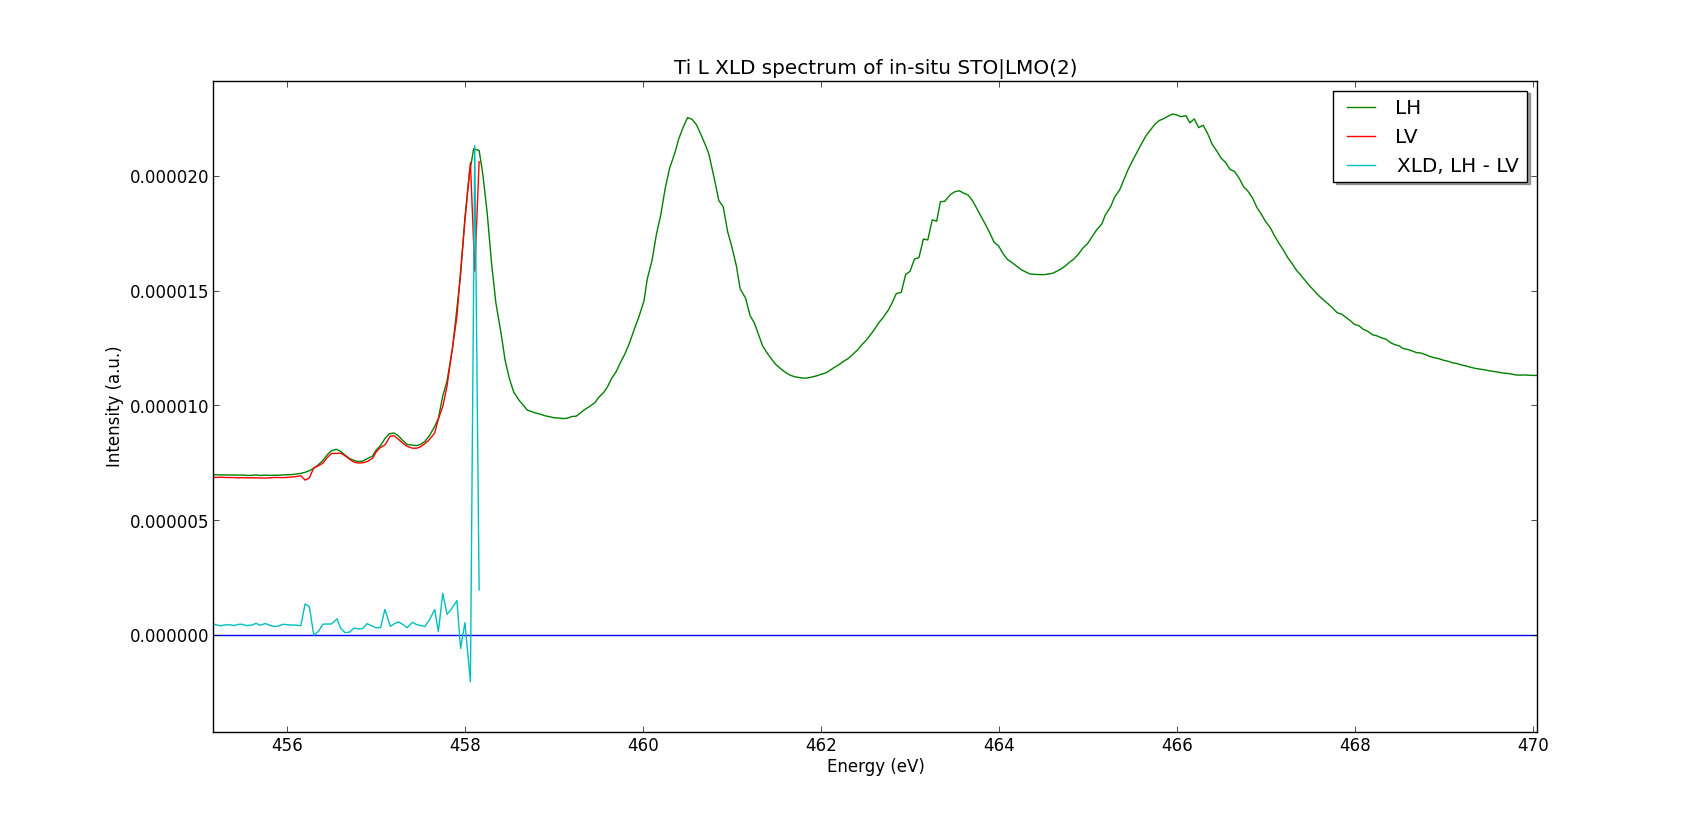

The script that drew this image:
"""
Script to analyse XLD and XMCD spectra
"""
import matplotlib.lines as mlines
import matplotlib.pyplot as plt
import numpy as np
import math
import copy
import random
import h5py
import copy
from scipy import interpolate

smooth = .001
FILE_LH = "../../Data/i09-75667.nxs"
FILE_LV = "../../Data/i09-75668.nxs"

import csv
def save(energies, spectrum, ext):
    name = 'LMO2TiLin'
    with open('csv/'+name+'-'+ext+'.csv', 'wb') as f:
        writer = csv.writer(f)
        writer.writerow(('energy','intensity'))
        for n, s in enumerate(spectrum):
            writer.writerow((energies[n], s))
        f.close()

def getBackground(energies, spectrum):

    last = len(energies)
    points = [1, 110, 170, 240, 278, 405, 444]
    B = 1
    answ = "n"

    # Substracting pre-edge
    minimum = min(spectrum[points[0]:points[1]])
    spectrum = [s-minimum for s in spectrum]

    # Simulating step-function
    step = []
    start = spectrum[points[1]]
    mid = spectrum[points[3]]
    end = spectrum[points[5]]
    diff1 = mid - start
    diff2 = end - mid
    for e in energies:
        # fermi-dirac distribution-like normalisation function
        n = diff1/(math.exp((energies[points[2]]-e)/B)+1)
        m = diff2/(math.exp((energies[points[4]]-e)/B)+1)
        step.append(n+m)
    fitspect = [s - step[n] for n, s in enumerate(spectrum)]

##    while answ == "n":
##        plt.plot(energies, spectrum)
##        plt.plot(energies, [s+start for s in step])
##        for p in points:
##            plt.axvline(energies[p], color='k', linestyle='solid')
##        plt.show()
##            
##        answ = raw_input("Are the lines placed correctly? y/n: ")
##        while answ != "n" and answ != "y":
##            answ = raw_input("Use 'y' or 'n'. Are the lines correct?: ")
##
##        if answ == "y": break
##        print "Previous lines were places at ",points
##        for n, p in enumerate(points):
##            try: points[n] = int(raw_input("Line "+str(n+1)+" to: "))
##            except:
##                print "Invalid syntax"
##                points[n] = int(raw_input("Line "+str(n+1)+" to: "))
##        print points

    # Fitting 4th order polynomial to bg without step
    bg = range(points[0],points[1]) + [points[3]] + range(points[5],points[6])
    x, y = [energies[n] for n in bg], [fitspect[n] for n in bg]
    a, b, c, d, e =  np.polyfit(x, y, 4)
    norm = [a*i**4 + b*i**3 + c*i**2 + d*i + e for i in energies]
    spectNorm = [s-norm[n]+step[n] for n, s in enumerate(fitspect)]
    
    return norm, spectNorm

if __name__ == '__main__':
    print "Gathering measurements data"
    
    with h5py.File(FILE_LH, 'r') as f:
        energies = f["/entry1/instrument/pathgroup/pgmenergy"]
        
        spectrum = f["/entry1/smpmamp39/smpmiamp39"]
        i_0 = f["/entry1/sm5amp8/sm5amp8"]

        LHEnergies = [e for e in energies[2:-2]]
        LHSpectrum = [s/(i_0[n]*100000) for n, s in enumerate(spectrum[2:-2])]

    with h5py.File(FILE_LV, 'r') as f:
        energies = f["/entry1/instrument/pathgroup/pgmenergy"]
        
        spectrum = f["/entry1/smpmamp39/smpmiamp39"]
        i_0 = f["/entry1/sm5amp8/sm5amp8"]

        LVEnergies = [e for e in energies[2:-2]]
        LVSpectrum = [s/(i_0[n]*100000) for n, s in enumerate(spectrum[2:-2])]

    energies = np.linspace(LHEnergies[0], LHEnergies[-1], num=len(LHEnergies)*5, endpoint=True)

    print "============"
    print "First background"
    print "============"
    LHSpectrum_norm = LHSpectrum
##    LHNorm, LHSpectrum_norm = getBackground(LHEnergies, LHSpectrum)
##    splineRep = interpolate.splrep(LHEnergies, LHSpectrum_norm, s=smooth)
##    LHSpectrum_norm = interpolate.splev(energies, splineRep, der=0)
    print "============"
    print "Second background"
    print "============"
    LVSpectrum_norm = LVSpectrum
##    LVNorm, LVSpectrum_norm = getBackground(LVEnergies, LVSpectrum)
##    splineRep = interpolate.splrep(LVEnergies, LVSpectrum_norm, s=smooth)
##    LVSpectrum_norm = interpolate.splev(energies, splineRep, der=0)

    # Make XMCD
    XLD = [(LHSpectrum_norm[n]-s)*4 for n, s in enumerate(LVSpectrum_norm)]

    # Save data to CSV
    spectra = [LHSpectrum_norm, LVSpectrum_norm, XLD]
    for n, s in enumerate(spectra):
        save(LHEnergies, s, str(n+1))

    # Plot data
    plt.plot(LHEnergies, [0 for e in LHEnergies])
##    plt.plot(LVEnergies, LHSpectrum)
##    plt.plot(LVEnergies, LHNorm)
    plt.plot(LHEnergies, LHSpectrum_norm, label='LH')
    plt.plot(LVEnergies, LVSpectrum_norm, label='LV')
    plt.plot(LVEnergies, XLD, label='XLD, LH - LV')
    
    legend = plt.legend(loc='upper right', shadow=True)
    title = plt.title("Ti L XLD spectrum of in-situ STO|LMO(2)")
    plt.xlabel("Energy (eV)")
    plt.ylabel("Intensity (a.u.)")
    plt.show()   
